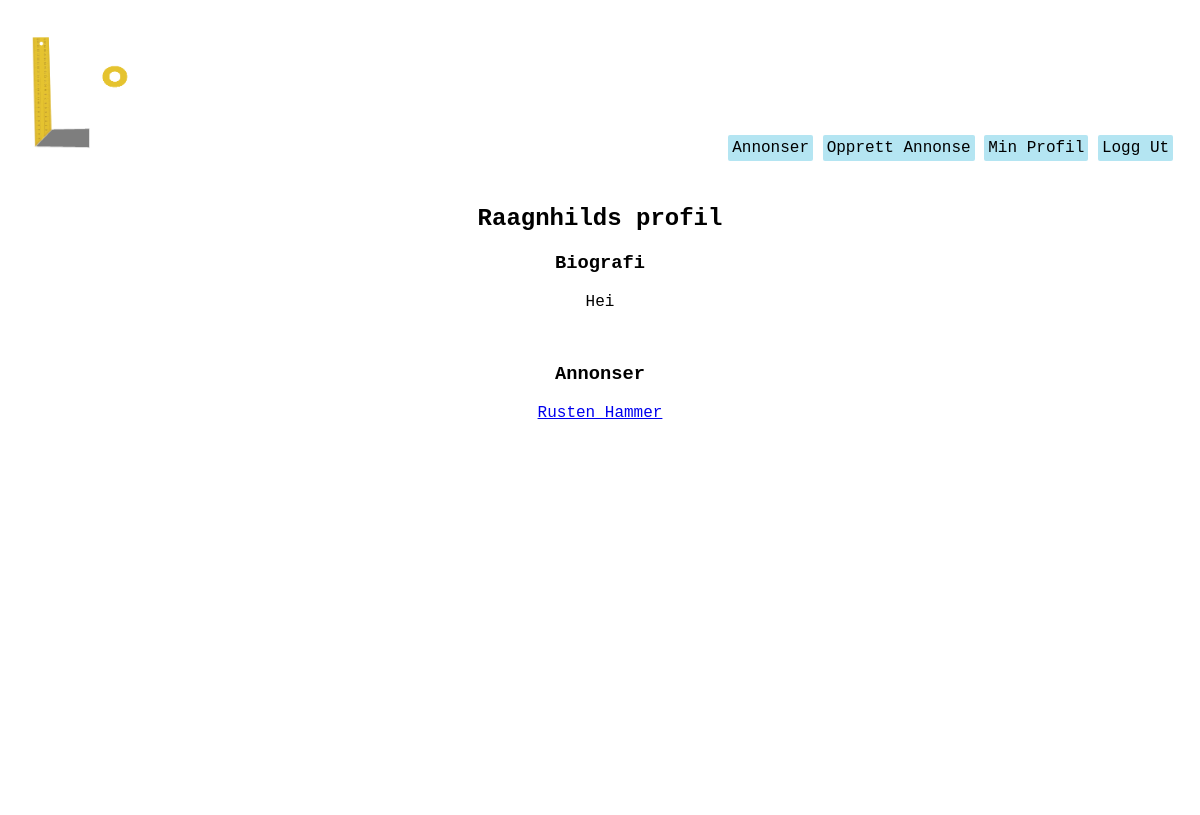
Page /users/profile/Raagnhild (signed in) on the earlier database version.
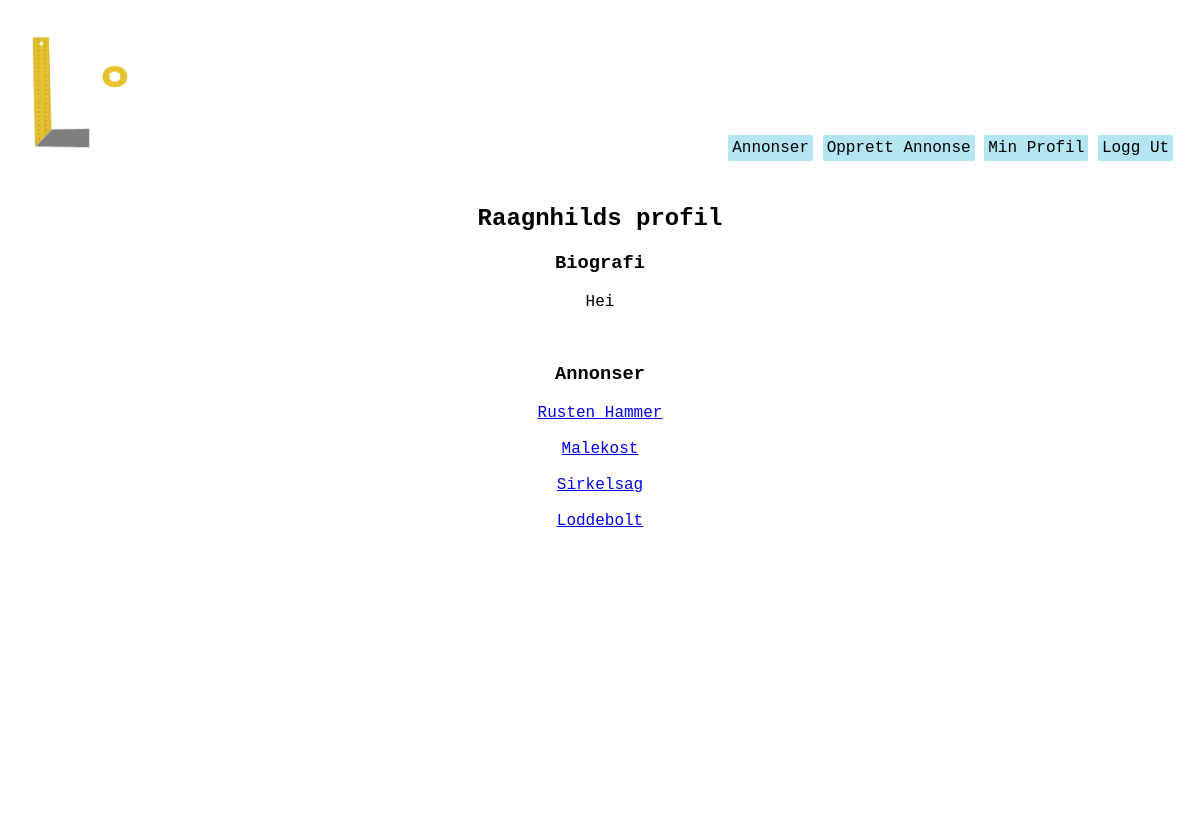
Same page on the later database version.
### homepage/models.py (models this page shows, shortened)
class Listing(models.Model):
    owner = models.ForeignKey(User, verbose_name = 'User', on_delete=models.CASCADE, null=True) #user burde kanskje endres til settings.AUTH_USER_MODEL. må i så fall django.conf import settings
    title = models.CharField(max_length=50, verbose_name="Tittel")
    loaned = models.BooleanField(default=False, verbose_name="Utlånt?")
    location = models.CharField(max_length=100, verbose_name="Sted") #burde kanskje være annet enn CharField. Gjør det vanskelig å sortere etter denne attributten
    description = models.TextField(verbose_name="Beskrivelse")
    SW = 1
    PT = 2
    WD = 3
    CT = 4
    OT = 5
    CATEGORY_CHOICES = (
        (SW, 'Saging'),
        (PT, 'Maling'),
        (WD, 'Sveising'),
        (CT, 'Kutt/Kapping'),
        (OT, 'Annet'),
    )
    category = models.PositiveSmallIntegerField(
        choices = CATEGORY_CHOICES,
        default = OT,
        verbose_name="Kategori",
    )

### users/views.py (the view)
# urls.py: path('profile', views.my_profile, name='my_profile'),
@login_required
def profile(request, userstring):
    requested_user = User.objects.get(username = userstring)
    user_listings = requested_user.listing_set.all()
    user_profile = requested_user.profile
    context = {'user': requested_user, 'listings': user_listings, 'profile': user_profile}
    return render(request, 'users/profile.html', context)

### users/templates/users/profile.html (shortened to what this page needs)
{% extends "users/base.html" %}
{% block content %}
    <div>
        <h2>{{user.username}}s profil</h2>
        <div>
            <h3>Biografi</h3>
            <p>
                {{profile.bio}}
            </p>
        </div>
        <br>
        <div>
            <h3>Annonser</h3>
            {% for listing in listings %}
            <a href="{% url 'homepage:listing' listing_id=listing.id %}">{{listing.title}}</a>
            <br>
            <br>
            {% endfor %}
        </div>
    </div>
{% endblock content %}

Differences in the rows shown:
added Listing: title "Malekost"
added Listing: title "Sirkelsag"
added Listing: title "Loddebolt"
